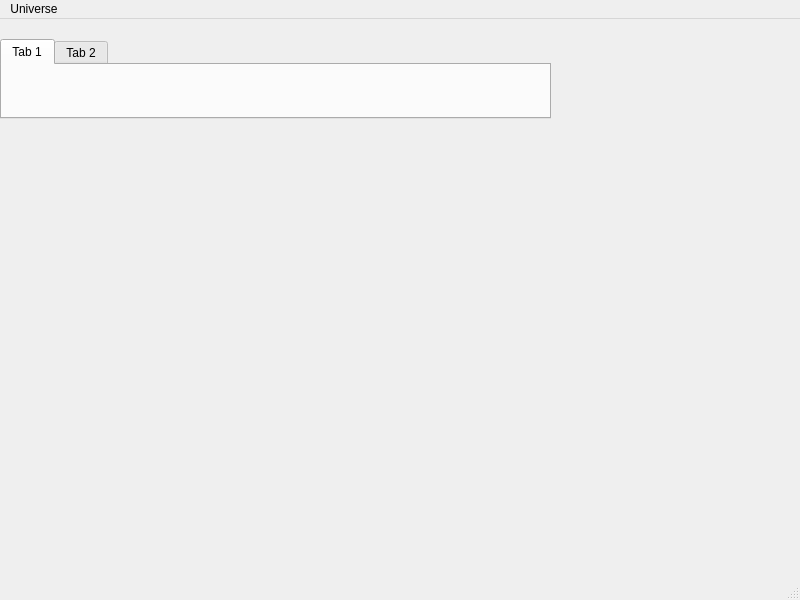
<?xml version="1.0" encoding="UTF-8"?>
<ui version="4.0">
 <class>MainWindow</class>
 <widget class="QMainWindow" name="MainWindow">
  <property name="geometry">
   <rect>
    <x>0</x>
    <y>0</y>
    <width>800</width>
    <height>600</height>
   </rect>
  </property>
  <property name="windowTitle">
   <string>MainWindow</string>
  </property>
  <widget class="QWidget" name="centralwidget">
   <widget class="QTabWidget" name="tabWidget">
    <property name="geometry">
     <rect>
      <x>0</x>
      <y>20</y>
      <width>551</width>
      <height>80</height>
     </rect>
    </property>
    <widget class="QWidget" name="tab">
     <attribute name="title">
      <string>Tab 1</string>
     </attribute>
    </widget>
    <widget class="QWidget" name="tab_2">
     <attribute name="title">
      <string>Tab 2</string>
     </attribute>
    </widget>
   </widget>
  </widget>
  <widget class="QMenuBar" name="menubar">
   <property name="geometry">
    <rect>
     <x>0</x>
     <y>0</y>
     <width>800</width>
     <height>30</height>
    </rect>
   </property>
   <widget class="QMenu" name="menuUniverse">
    <property name="toolTip">
     <string>Menu</string>
    </property>
    <property name="title">
     <string>Universe</string>
    </property>
    <property name="toolTipsVisible">
     <bool>true</bool>
    </property>
    <addaction name="separator"/>
    <addaction name="actionAbout"/>
    <addaction name="actionContribute"/>
   </widget>
   <addaction name="menuUniverse"/>
  </widget>
  <widget class="QStatusBar" name="statusbar"/>
  <action name="actionAbout">
   <property name="text">
    <string>About</string>
   </property>
  </action>
  <action name="actionContribute">
   <property name="text">
    <string>Contribute</string>
   </property>
  </action>
 </widget>
 <resources/>
 <connections/>
</ui>
